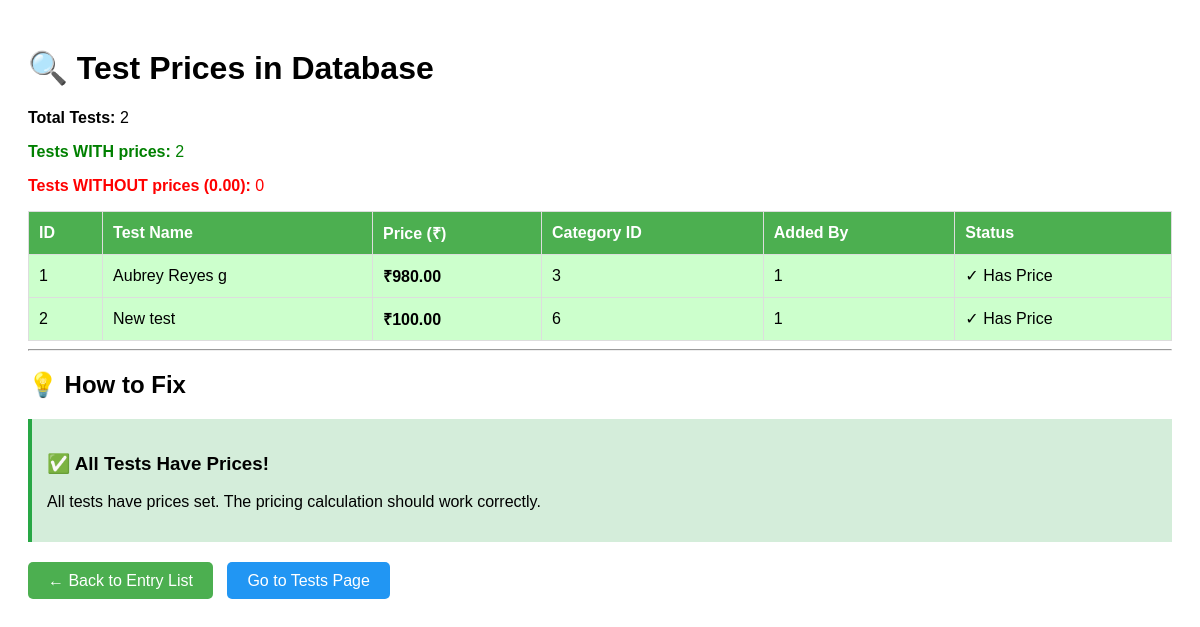
Screenshot of /umakant/show_test_prices.php (signed in) with the database file from the repository.
### tables this page shows
CREATE TABLE `tests` (
  `id` int(11) NOT NULL,
  `name` varchar(255) NOT NULL,
  `category_id` int(11) DEFAULT NULL,
  `price` decimal(10,2) NOT NULL DEFAULT 0.00,
  `unit` varchar(50) DEFAULT NULL,
  `specimen` varchar(255) DEFAULT NULL,
  `default_result` text DEFAULT NULL,
  `reference_range` varchar(255) DEFAULT NULL,
  `min` decimal(10,2) DEFAULT NULL,
  `max` decimal(10,2) DEFAULT NULL,
  `description` text DEFAULT NULL,
  `min_male` decimal(10,2) DEFAULT NULL,
  `max_male` decimal(10,2) DEFAULT NULL,
  `min_female` decimal(10,2) DEFAULT NULL,
  `max_female` decimal(10,2) DEFAULT NULL,
  `sub_heading` tinyint(1) NOT NULL DEFAULT 0,
  `test_code` varchar(100) DEFAULT NULL,
  `method` varchar(255) DEFAULT NULL,
  `print_new_page` tinyint(1) NOT NULL DEFAULT 0,
  `shortcut` varchar(50) DEFAULT NULL,
  `added_by` int(11) DEFAULT NULL,
  `created_at` datetime DEFAULT NULL,
  `updated_at` datetime DEFAULT NULL
);

### umakant/show_test_prices.php (the view, shortened to what this page needs)
<?php
require_once 'inc/connection.php';
?>
<!DOCTYPE html>
<html>
<head>
</head>
<body>
    <h1>🔍 Test Prices in Database</h1>
    <?php
    $stmt = $pdo->query("SELECT id, name, price, category_id, added_by FROM tests ORDER BY id");
    $tests = $stmt->fetchAll(PDO::FETCH_ASSOC);
    $withPrice = 0;
    $withoutPrice = 0;
    foreach ($tests as $test) {
        if ($test['price'] > 0) {
            $withPrice++;
        } else {
            $withoutPrice++;
        }
    }
    ?>
    <p><strong>Total Tests:</strong> <?= count($tests) ?></p>
    <p style="color: green;"><strong>Tests WITH prices:</strong> <?= $withPrice ?></p>
    <p style="color: red;"><strong>Tests WITHOUT prices (0.00):</strong> <?= $withoutPrice ?></p>
    <table>
        <tr>
            <th>ID</th>
            <th>Test Name</th>
            <th>Price (₹)</th>
            <th>Category ID</th>
            <th>Added By</th>
            <th>Status</th>
        </tr>
        <?php foreach ($tests as $test): ?>
            <?php
            $rowClass = $test['price'] > 0 ? 'has-price' : 'zero';
            $status = $test['price'] > 0 ? '✓ Has Price' : '✗ NO PRICE';
            ?>
            <tr class="<?= $rowClass ?>">
                <td><?= $test['id'] ?></td>
                <td><?= htmlspecialchars($test['name']) ?></td>
                <td><strong>₹<?= number_format($test['price'], 2) ?></strong></td>
                <td><?= $test['category_id'] ?></td>
                <td><?= $test['added_by'] ?></td>
                <td><?= $status ?></td>
            </tr>
        <?php endforeach; ?>
    </table>
    <hr>
    <h2>💡 How to Fix</h2>
    <?php if ($withoutPrice > 0): ?>
        <h3>Option 1: Update via SQL (Quick Fix)</h3>
        <p>Run this SQL to set default prices for tests without prices:</p>
        <pre style="background: #f5f5f5; padding: 15px; border-radius: 5px;">
-- Set price to 100 for all tests that currently have 0
UPDATE tests SET price = 100.00 WHERE price = 0 OR price IS NULL;
-- Or set specific prices for specific tests:
UPDATE tests SET price = 980.00 WHERE id = 1;
UPDATE tests SET price = 100.00 WHERE id = 2;
        </pre>
        <h3>Option 2: Update via UI</h3>
        <ol>
            <li>Go to <a href="test.php">Tests Management Page</a></li>
            <li>Edit each test</li>
            <li>Set a price</li>
            <li>Save</li>
        </ol>
    <?php else: ?>
        <div style="background: #d4edda; padding: 15px; margin: 20px 0; border-left: 4px solid #28a745;">
            <h3>✅ All Tests Have Prices!</h3>
            <p>All tests have prices set. The pricing calculation should work correctly.</p>
        </div>
    <?php endif; ?>
    <p style="margin-top: 30px;">
        <a href="entry-list.php" style="background: #4CAF50; color: white; padding: 10px 20px; text-decoration: none; border-radius: 5px;">← Back to Entry List</a>
        <a href="test.php" style="background: #2196F3; color: white; padding: 10px 20px; text-decoration: none; border-radius: 5px; margin-left: 10px;">Go to Tests Page</a>
    </p>
</body>
</html>

### umakant/show_test_prices.php (style rules this page uses)
body { font-family: Arial; padding: 20px; }
table { border-collapse: collapse; width: 100%; }
th, td { border: 1px solid #ddd; padding: 10px; text-align: left; }
th { background: #4CAF50; color: white; }
.has-price { background: #ccffcc; }

### rows the page displays
tests: id "1", name "Aubrey Reyes g", price "980.00", category "3", added_by "1", price "✓ Has Price"
tests: id "2", name "New test", price "100.00", category "6", added_by "1", price "✓ Has Price"

### other values shown
count($tests) "2"
$withPrice "2"
$withoutPrice "0"
